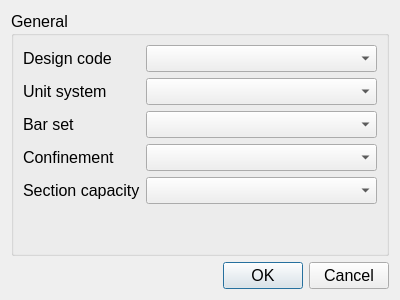
<?xml version="1.0" encoding="UTF-8"?>
<ui version="4.0">
 <class>d_GeneralInfor</class>
 <widget class="QDialog" name="d_GeneralInfor">
  <property name="geometry">
   <rect>
    <x>0</x>
    <y>0</y>
    <width>400</width>
    <height>300</height>
   </rect>
  </property>
  <property name="font">
   <font>
    <pointsize>12</pointsize>
   </font>
  </property>
  <property name="windowTitle">
   <string>SP-editor</string>
  </property>
  <layout class="QGridLayout" name="gridLayout">
   <item row="1" column="1">
    <widget class="QPushButton" name="pb_OK">
     <property name="text">
      <string>OK</string>
     </property>
    </widget>
   </item>
   <item row="1" column="2">
    <widget class="QPushButton" name="pb_Cancel">
     <property name="text">
      <string>Cancel</string>
     </property>
    </widget>
   </item>
   <item row="1" column="0">
    <spacer name="horizontalSpacer">
     <property name="orientation">
      <enum>Qt::Orientation::Horizontal</enum>
     </property>
     <property name="sizeHint" stdset="0">
      <size>
       <width>40</width>
       <height>20</height>
      </size>
     </property>
    </spacer>
   </item>
   <item row="0" column="0" colspan="3">
    <widget class="QGroupBox" name="groupBox">
     <property name="font">
      <font>
       <pointsize>12</pointsize>
       <bold>false</bold>
      </font>
     </property>
     <property name="title">
      <string>General</string>
     </property>
     <layout class="QFormLayout" name="formLayout">
      <item row="0" column="0">
       <widget class="QLabel" name="label">
        <property name="text">
         <string>Design code</string>
        </property>
       </widget>
      </item>
      <item row="0" column="1">
       <widget class="QComboBox" name="cb_DesignCode"/>
      </item>
      <item row="1" column="0">
       <widget class="QLabel" name="label_2">
        <property name="text">
         <string>Unit system</string>
        </property>
       </widget>
      </item>
      <item row="1" column="1">
       <widget class="QComboBox" name="cb_UnitSystem"/>
      </item>
      <item row="2" column="0">
       <widget class="QLabel" name="label_3">
        <property name="text">
         <string>Bar set</string>
        </property>
       </widget>
      </item>
      <item row="2" column="1">
       <widget class="QComboBox" name="cb_BarSet"/>
      </item>
      <item row="3" column="0">
       <widget class="QLabel" name="label_4">
        <property name="text">
         <string>Confinement</string>
        </property>
       </widget>
      </item>
      <item row="3" column="1">
       <widget class="QComboBox" name="cb_Confinement"/>
      </item>
      <item row="4" column="0">
       <widget class="QLabel" name="label_5">
        <property name="text">
         <string>Section capacity</string>
        </property>
       </widget>
      </item>
      <item row="4" column="1">
       <widget class="QComboBox" name="cb_SectionCapacity"/>
      </item>
     </layout>
    </widget>
   </item>
  </layout>
 </widget>
 <tabstops>
  <tabstop>cb_DesignCode</tabstop>
  <tabstop>cb_UnitSystem</tabstop>
  <tabstop>cb_BarSet</tabstop>
  <tabstop>cb_Confinement</tabstop>
  <tabstop>cb_SectionCapacity</tabstop>
  <tabstop>pb_OK</tabstop>
  <tabstop>pb_Cancel</tabstop>
 </tabstops>
 <resources/>
 <connections/>
</ui>
